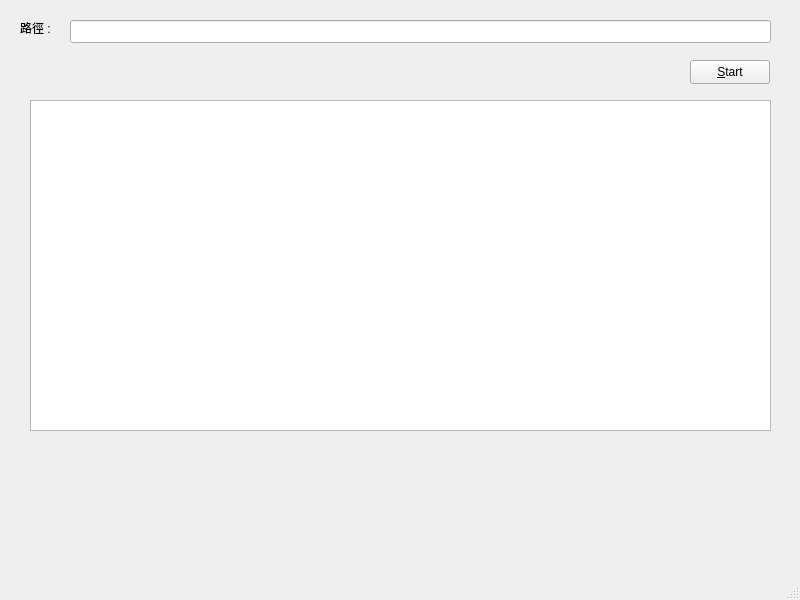
<?xml version="1.0" encoding="UTF-8"?>
<ui version="4.0">
 <class>MainWindow</class>
 <widget class="QMainWindow" name="MainWindow">
  <property name="geometry">
   <rect>
    <x>0</x>
    <y>0</y>
    <width>800</width>
    <height>600</height>
   </rect>
  </property>
  <property name="windowTitle">
   <string>MainWindow</string>
  </property>
  <widget class="QWidget" name="centralwidget">
   <widget class="QLineEdit" name="lineEdit">
    <property name="geometry">
     <rect>
      <x>70</x>
      <y>20</y>
      <width>701</width>
      <height>23</height>
     </rect>
    </property>
   </widget>
   <widget class="QLabel" name="label">
    <property name="geometry">
     <rect>
      <x>20</x>
      <y>20</y>
      <width>53</width>
      <height>16</height>
     </rect>
    </property>
    <property name="text">
     <string>路徑 : </string>
    </property>
   </widget>
   <widget class="QPushButton" name="pushButton">
    <property name="geometry">
     <rect>
      <x>690</x>
      <y>60</y>
      <width>80</width>
      <height>24</height>
     </rect>
    </property>
    <property name="text">
     <string>&amp;Start</string>
    </property>
   </widget>
   <widget class="QTextBrowser" name="textBrowser">
    <property name="geometry">
     <rect>
      <x>30</x>
      <y>100</y>
      <width>741</width>
      <height>331</height>
     </rect>
    </property>
   </widget>
  </widget>
  <widget class="QMenuBar" name="menubar">
   <property name="geometry">
    <rect>
     <x>0</x>
     <y>0</y>
     <width>800</width>
     <height>21</height>
    </rect>
   </property>
  </widget>
  <widget class="QStatusBar" name="statusbar"/>
 </widget>
 <resources/>
 <connections/>
</ui>
